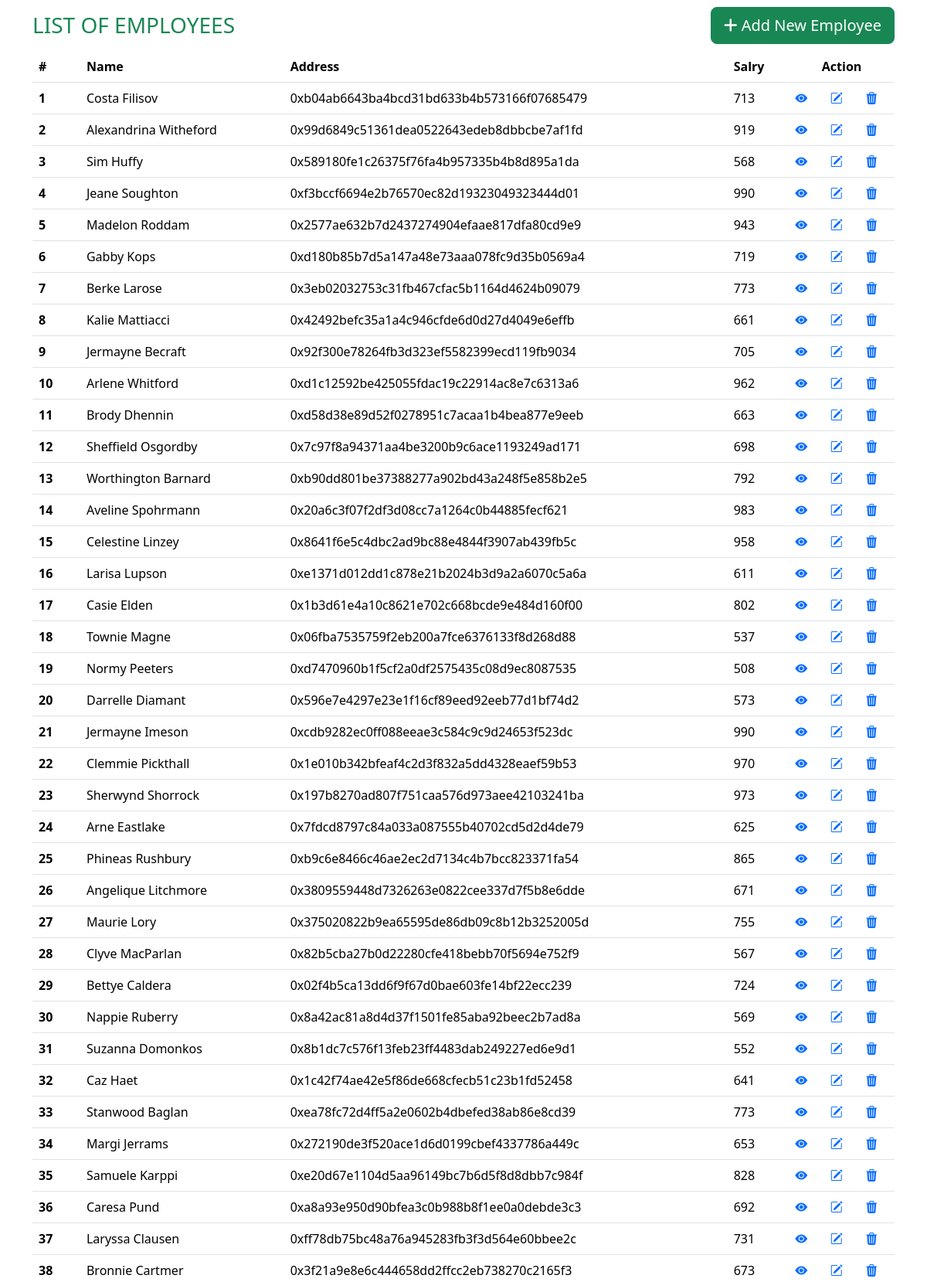
The page / (upper part) on the database its author committed.
### tables this page shows
CREATE TABLE IF NOT EXISTS `employees` (
  `user_id` int(11) unsigned NOT NULL AUTO_INCREMENT,
  `name` varchar(50) NOT NULL,
  `email` varchar(100) NOT NULL,
  `profile_picture` varchar(255) DEFAULT NULL,
  `address` text DEFAULT NULL,
  `salary` float NOT NULL,  
  `created_at` timestamp NULL DEFAULT current_timestamp(),
  `updated_at` timestamp NULL DEFAULT NULL ON UPDATE current_timestamp(),
  PRIMARY KEY (`user_id`)
);

### app/controllers/UserController.php (called while the page is built, shortened)
<?php
include "app/repositories/UserRepository.php";
class UserController {
    public function index(){
        $userRepo = new UserRepository();
        $users = $userRepo->getAllUsers();
        include "app/views/index.php";
    }
}

### index.php (called while the page is built, shortened)
<?php
$action = isset($_GET['a']) ? $_GET['a'] : 'index';
$myController = new $controller();
$myController->$action();

### app/repositories/UserRepository.php (called while the page is built, shortened)
<?php
include "app/models/User.php";
class UserRepository{
    public function getAllUsers(){
        try {
            $db = new DBConnection();
            $conn = $db->connect();
            $sql = "SELECT * FROM employees";
            $stmt = $conn->prepare($sql);
            $stmt->execute();
            $stmt->setFetchMode(PDO::FETCH_ASSOC);
            $result = $stmt->fetchAll();
            $users = [];
            foreach($result as $row){
                $user = new User();
                $user->setUserId($row['user_id']);
                $user->setName($row['name']);
                $user->setEmail($row['email']);
                $user->setProfilePicture($row['profile_picture']);
                $user->setAddress($row['address']);
                $user->setSalary($row['salary']);
                $user->setCreatedAt($row['created_at']);
                $user->setUpdatedAt($row['updated_at']);
                array_push($users, $user);
            }
            return $users;
        } catch(PDOException $e) {
            return null;
        }
    }
}
?>

### app/models/User.php (called while the page is built, shortened)
<?php
class User {
    private $user_id;
    private $name;
    private $address;
    private $salary;
    public function getUserId()
    {
        return $this->user_id;
    }
    public function setUserId($user_id): void
    {
        $this->user_id = $user_id;
    }
    public function getName()
    {
        return $this->name;
    }
    public function setName($name): void
    {
        $this->name = $name;
    }
    public function getAddress()
    {
        return $this->address;
    }
    public function setAddress($address): void
    {
        $this->address = $address;
    } public function getSalary()
    {
        return $this->salary;
    }
    public function setSalary($salary): void
    {
        $this->salary = $salary;
    }
}

### app/views/index.php (the view, shortened to what this page needs)
<!doctype html>
<html lang="en">
<head>
    <link href="https://cdn.jsdelivr.net/npm/bootstrap@5.3.1/dist/css/bootstrap.min.css" rel="stylesheet">    <link rel="stylesheet" href="https://cdnjs.cloudflare.com/ajax/libs/font-awesome/6.4.0/css/all.min.css" />
    <link rel="stylesheet" href="https://cdn.jsdelivr.net/npm/bootstrap-icons@1.10.5/font/bootstrap-icons.css">
    <link rel="stylesheet" href="../../assets/css/style.css">
</head>
<body>
<div class="container">
    <main>
    <div class="d-flex justify-content-between align-items-center">
  <h3 class="text-center text-success text-bold fs-3 text-uppercase mt-3 mb-3">LIST OF EMPLOYEES</h3>
  <button class="btn btn-success btn-lg" type="button" data-bs-toggle="modal" data-bs-target="#createModal">
    <i class="fas fa-plus"></i> Add New Employee
  </button>
</div>
        <table class="table">
            <thead>
            <tr>
                <th scope="col">#</th>
                <th scope="col">Name</th>
                <th scope="col">Address</th>
                <th scope="col">Salry</th>
                <th scope="col" colspan="3" class="text-center">Action</th>
            </tr>
            </thead>
            <tbody>
            <?php
            foreach($users as $user){
                ?>
                <tr>
                    <th scope="row" name="txtUserID"><?= $user->getUserId();?></th>
                    <td><?= $user->getName();?></td>
                    <td><?= $user->getAddress();?></td>
                    <td><?= $user->getSalary();?></td>
                    <td>
                        <a href="index.php?c=user&a=detail&id=<?= $user->getUserId(); ?>">
                            <i class="bi bi-eye-fill"></i>
                        </a>
                    </td>
                    <td>
                        <a href="index.php?c=user&a=edit&id=<?= $user->getUserId(); ?>">
                            <i class="bi bi-pencil-square"></i>
                        </a>
                    </td>
                    <td>
                        <a href="index.php?c=user&a=delete&id=<?= $user->getUserId(); ?>">
                            <i class="bi bi-trash3-fill"></i>
                        </a>
                    </td>
                </tr>
            <?php
            }
            ?>
            </tbody>
        </table>
    </main>
</div>
</body>
</html>

### rows shown on the page
employees: user_id "1", name "Costa Filisov", address "0xb04ab6643ba4bcd31bd633b4b573166f07685479", salary "713"
employees: user_id "2", name "Alexandrina Witheford", address "0x99d6849c51361dea0522643edeb8dbbcbe7af1fd", salary "919"
employees: user_id "3", name "Sim Huffy", address "0x589180fe1c26375f76fa4b957335b4b8d895a1da", salary "568"
employees: user_id "4", name "Jeane Soughton", address "0xf3bccf6694e2b76570ec82d19323049323444d01", salary "990"
employees: user_id "5", name "Madelon Roddam", address "0x2577ae632b7d2437274904efaae817dfa80cd9e9", salary "943"
employees: user_id "6", name "Gabby Kops", address "0xd180b85b7d5a147a48e73aaa078fc9d35b0569a4", salary "719"
employees: user_id "7", name "Berke Larose", address "0x3eb02032753c31fb467cfac5b1164d4624b09079", salary "773"
employees: user_id "8", name "Kalie Mattiacci", address "0x42492befc35a1a4c946cfde6d0d27d4049e6effb", salary "661"
employees: user_id "9", name "Jermayne Becraft", address "0x92f300e78264fb3d323ef5582399ecd119fb9034", salary "705"
employees: user_id "10", name "Arlene Whitford", address "0xd1c12592be425055fdac19c22914ac8e7c6313a6", salary "962"
employees: user_id "11", name "Brody Dhennin", address "0xd58d38e89d52f0278951c7acaa1b4bea877e9eeb", salary "663"
employees: user_id "12", name "Sheffield Osgordby", address "0x7c97f8a94371aa4be3200b9c6ace1193249ad171", salary "698"
employees: user_id "13", name "Worthington Barnard", address "0xb90dd801be37388277a902bd43a248f5e858b2e5", salary "792"
employees: user_id "14", name "Aveline Spohrmann", address "0x20a6c3f07f2df3d08cc7a1264c0b44885fecf621", salary "983"
employees: user_id "15", name "Celestine Linzey", address "0x8641f6e5c4dbc2ad9bc88e4844f3907ab439fb5c", salary "958"
employees: user_id "16", name "Larisa Lupson", address "0xe1371d012dd1c878e21b2024b3d9a2a6070c5a6a", salary "611"
employees: user_id "17", name "Casie Elden", address "0x1b3d61e4a10c8621e702c668bcde9e484d160f00", salary "802"
employees: user_id "18", name "Townie Magne", address "0x06fba7535759f2eb200a7fce6376133f8d268d88", salary "537"
employees: user_id "19", name "Normy Peeters", address "0xd7470960b1f5cf2a0df2575435c08d9ec8087535", salary "508"
employees: user_id "20", name "Darrelle Diamant", address "0x596e7e4297e23e1f16cf89eed92eeb77d1bf74d2", salary "573"
employees: user_id "21", name "Jermayne Imeson", address "0xcdb9282ec0ff088eeae3c584c9c9d24653f523dc", salary "990"
employees: user_id "22", name "Clemmie Pickthall", address "0x1e010b342bfeaf4c2d3f832a5dd4328eaef59b53", salary "970"
employees: user_id "23", name "Sherwynd Shorrock", address "0x197b8270ad807f751caa576d973aee42103241ba", salary "973"
employees: user_id "24", name "Arne Eastlake", address "0x7fdcd8797c84a033a087555b40702cd5d2d4de79", salary "625"
employees: user_id "25", name "Phineas Rushbury", address "0xb9c6e8466c46ae2ec2d7134c4b7bcc823371fa54", salary "865"
employees: user_id "26", name "Angelique Litchmore", address "0x3809559448d7326263e0822cee337d7f5b8e6dde", salary "671"
employees: user_id "27", name "Maurie Lory", address "0x375020822b9ea65595de86db09c8b12b3252005d", salary "755"
employees: user_id "28", name "Clyve MacParlan", address "0x82b5cba27b0d22280cfe418bebb70f5694e752f9", salary "567"
employees: user_id "29", name "Bettye Caldera", address "0x02f4b5ca13dd6f9f67d0bae603fe14bf22ecc239", salary "724"
employees: user_id "30", name "Nappie Ruberry", address "0x8a42ac81a8d4d37f1501fe85aba92beec2b7ad8a", salary "569"
employees: user_id "31", name "Suzanna Domonkos", address "0x8b1dc7c576f13feb23ff4483dab249227ed6e9d1", salary "552"
employees: user_id "32", name "Caz Haet", address "0x1c42f74ae42e5f86de668cfecb51c23b1fd52458", salary "641"
employees: user_id "33", name "Stanwood Baglan", address "0xea78fc72d4ff5a2e0602b4dbefed38ab86e8cd39", salary "773"
employees: user_id "34", name "Margi Jerrams", address "0x272190de3f520ace1d6d0199cbef4337786a449c", salary "653"
employees: user_id "35", name "Samuele Karppi", address "0xe20d67e1104d5aa96149bc7b6d5f8d8dbb7c984f", salary "828"
employees: user_id "36", name "Caresa Pund", address "0xa8a93e950d90bfea3c0b988b8f1ee0a0debde3c3", salary "692"
employees: user_id "37", name "Laryssa Clausen", address "0xff78db75bc48a76a945283fb3f3d564e60bbee2c", salary "731"
employees: user_id "38", name "Bronnie Cartmer", address "0x3f21a9e8e6c444658dd2ffcc2eb738270c2165f3", salary "673"
